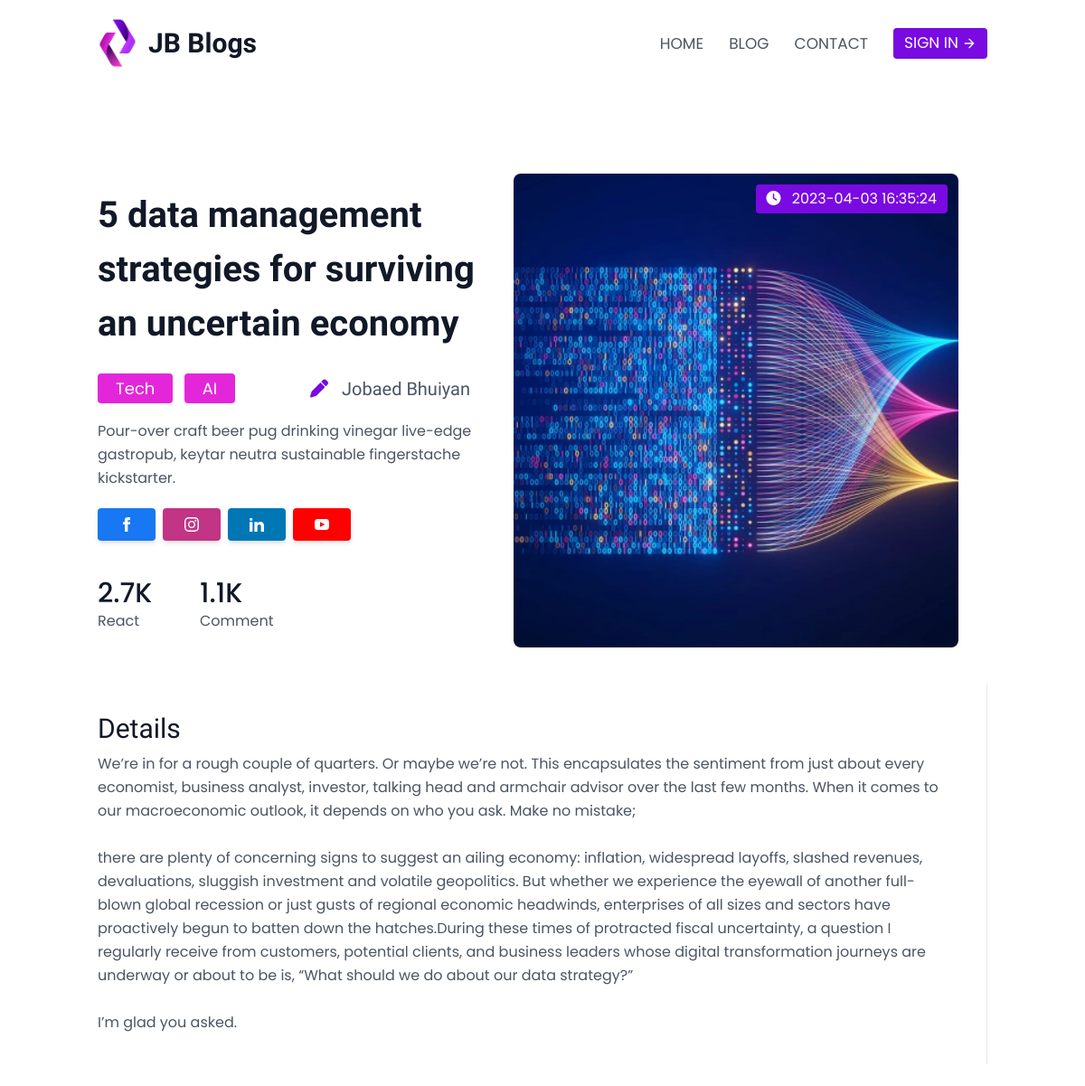
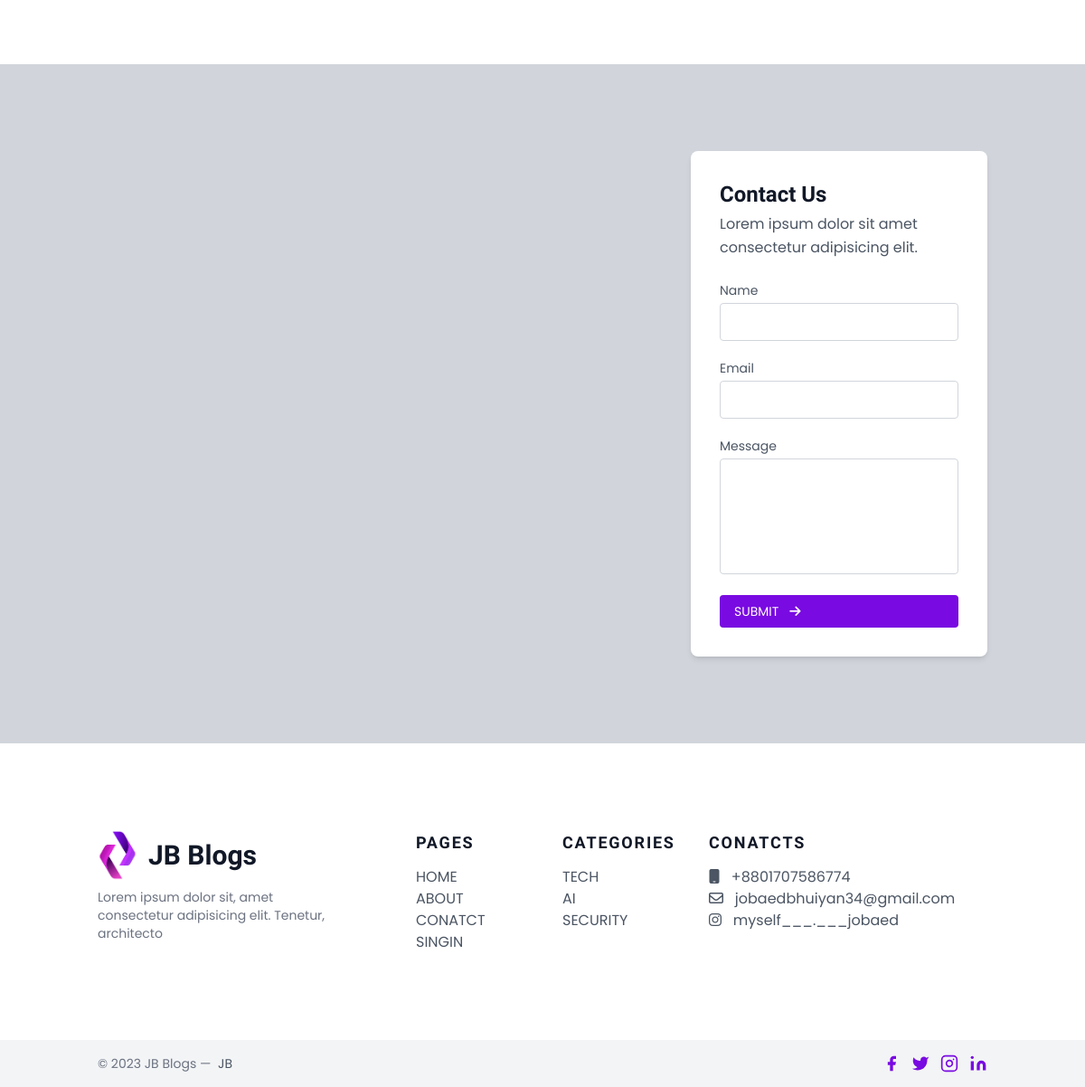
Screenshot of /singleBlog.php?id=1 with the database file from the repository (2 pictures, top to bottom).
### tables this page shows
CREATE TABLE `blog` (
  `id` int(11) NOT NULL,
  `tittle` varchar(200) NOT NULL,
  `category` varchar(100) NOT NULL,
  `author` varchar(100) NOT NULL,
  `image` varchar(100) NOT NULL,
  `text` text NOT NULL,
  `dateTime` datetime NOT NULL DEFAULT CURRENT_TIMESTAMP
);

### singleBlog.php (the view, shortened to what this page needs)
<?php
require_once 'inc/db.php';
if (isset($_GET['id'])) {
    $id =  $_GET['id'];
    $select = "SELECT * FROM blog WHERE id= '$id' LIMIT 1";
    $blogExe = $conn->query($select);
    $row = $blogExe->fetch_assoc();
} else {
    header('Location: index.php');
}
?>
<!doctype html>
<html>
<head>
    <link rel="stylesheet" href="assets/css/style.css">
    <link rel="stylesheet" href="assets/css/responsive.css">
    <script src="https://cdn.tailwindcss.com"></script>
</head>
<body>
    <?php
    require_once 'inc/header.php';
    ?>
    <section class="text-gray-600 body-font">
        <div class="container px-5 pt-24 pb-10 mx-auto flex flex-wrap">
            <div class="flex flex-wrap -mx-4 mt-auto mb-auto lg:w-1/2 sm:w-2/3 content-start sm:pr-10">
                <div class="w-full sm:p-4 px-4 ">
                    <h1 class="title-font font-semibold text-[40px] mb-2 text-gray-900"><?php echo $row['tittle'] ?></h1>
                    <div class="py-5 flex ">
                        <div class="lg:w-1/2">
                            <?php
                            $cat = $row['category'];
                            $catExplod = explode(',', $cat);
                            foreach ($catExplod as $category) {
                            ?>
                                <span class="bg-[#E426DA] text-white px-5 py-1 text-lg rounded hover:bg-[#790AE1] transition duration-200 ease-out hover:ease-in me-2"><?php echo $category ?></span>
                            <?php } ?>
                        </div>
                        <div class="lg:w-1/2 flex justify-end">
                            <h1 class="text-xl pe-2"><i class="text-[#790AE1] fa-solid fa-pen"></i>
                                <?php
                                echo $row['author'];
                                ?>
                            </h1>
                        </div>
                    </div>
                    <div class="leading-relaxed">Pour-over craft beer pug drinking vinegar live-edge gastropub, keytar neutra sustainable fingerstache kickstarter.</div>
                    <div class="flex pt-5 space-x-2">
                        <button type="button" data-te-ripple-init data-te-ripple-color="light" class="mb-2 inline-block rounded px-6 py-2.5 text-xs font-medium uppercase leading-normal text-white shadow-md transition duration-150 ease-in-out hover:shadow-lg focus:shadow-lg focus:outline-none focus:ring-0 active:shadow-lg" style="background-color: #1877f2">
                            <svg xmlns="http://www.w3.org/2000/svg" class="h-4 w-4" fill="currentColor" viewBox="0 0 24 24">
                                <path d="M9 8h-3v4h3v12h5v-12h3.642l.358-4h-4v-1.667c0-.955.192-1.333 1.115-1.333h2.885v-5h-3.808c-3.596 0-5.192 1.583-5.192 4.615v3.385z" />
                            </svg>
                        </button>
                        <button type="button" data-te-ripple-init data-te-ripple-color="light" class="mb-2 inline-block rounded px-6 py-2.5 text-xs font-medium uppercase leading-normal text-white shadow-md transition duration-150 ease-in-out hover:shadow-lg focus:shadow-lg focus:outline-none focus:ring-0 active:shadow-lg" style="background-color: #c13584">
                        </button>
                        <button type="button" data-te-ripple-init data-te-ripple-color="light" class="mb-2 inline-block rounded px-6 py-2.5 text-xs font-medium uppercase leading-normal text-white shadow-md transition duration-150 ease-in-out hover:shadow-lg focus:shadow-lg focus:outline-none focus:ring-0 active:shadow-lg" style="background-color: #0077b5">
                        </button>
                        <button type="button" data-te-ripple-init data-te-ripple-color="light" class="mb-2 inline-block rounded px-6 py-2.5 text-xs font-medium uppercase leading-normal text-white shadow-md transition duration-150 ease-in-out hover:shadow-lg focus:shadow-lg focus:outline-none focus:ring-0 active:shadow-lg" style="background-color: #ff0000">
                        </button>
                    </div>
                </div>
                <div class="p-4 sm:w-1/2 lg:w-1/4 w-1/2">
                    <h2 class="title-font font-medium text-3xl text-gray-900">2.7K</h2>
                    <p class="leading-relaxed">React</p>
                </div>
                <div class="p-4 sm:w-1/2 lg:w-1/4 w-1/2">
                    <h2 class="title-font font-medium text-3xl text-gray-900">1.1K</h2>
                    <p class="leading-relaxed">Comment</p>
                </div>
            </div>
            <div class="relative lg:w-1/2 sm:w-1/3 w-full rounded-lg overflow-hidden mt-6 sm:mt-0">
                <span class="text-md bg-[#790AE1] hover:bg-[#E426DA] px-3 py-1 text-white absolute top-3 right-3 rounded cursor-pointer">
                    <i class="fa-solid fa-clock me-2"></i> <?php echo $row['dateTime'] ?>
                </span>
                <img class="object-cover object-center w-full h-full" src="assets/img/<?php echo $row['image'] ?>" alt="stats">
            </div>
        </div>
    </section>
    <section class="text-gray-600 body-font">
        <div class="container flex flex-wrap px-5 pb-24 mx-auto items-center">
            <div class=" md:pr-12 md:py-8 md:border-r md:border-b-0 mb-10 md:mb-0 pb-10 border-b border-gray-200">
                <h1 class="sm:text-3xl text-2xl font-medium title-font mb-2 text-gray-900">Details</h1>
                <p class="leading-relaxed text-base">
                    <?php
                     echo $row['text'];
                     ?>
                </p>
            </div>
        </div>
    </section>
    <section class="text-gray-600 body-font relative">
        <div class="absolute inset-0 bg-gray-300 overflow-hidden">
            <div style="width: 100%"><iframe scrolling="no" marginheight="0" marginwidth="0" src="https://maps.google.com/maps?width=100%25&amp;height=800&amp;hl=en&amp;q=Dhaka,%20bangladesh+(JB%20Blog)&amp;t=&amp;z=16&amp;ie=UTF8&amp;iwloc=B&amp;output=embed" width="100%" height="800" frameborder="0"><a href="https://www.maps.ie/distance-area-calculator.html">measure acres/hectares on map</a></iframe></div>
        </div>
        <div class="container px-5 py-24 mx-auto flex">
            <div class="lg:w-1/3 md:w-1/2 bg-white rounded-lg p-8 flex flex-col md:ml-auto w-full mt-10 md:mt-0 relative z-10 shadow-md">
                <h1 class="text-gray-900 text-2xl mb-1 font-semibold title-font">Contact Us</h1>
                <p class="leading-relaxed mb-5 text-gray-600">Lorem ipsum dolor sit amet consectetur adipisicing elit.</p>
                <div class="relative mb-4">
                    <label for="name" class="leading-7 text-sm text-gray-600">Name</label>
                    <input type="text" id="name" name="name" class="w-full bg-white rounded border border-gray-300 focus:border-indigo-500 focus:ring-2 focus:ring-indigo-200 text-base outline-none text-gray-700 py-1 px-3 leading-8 transition-colors duration-200 ease-in-out">
                </div>
                <div class="relative mb-4">
                    <label for="email" class="leading-7 text-sm text-gray-600">Email</label>
                    <input type="email" id="email" name="email" class="w-full bg-white rounded border border-gray-300 focus:border-indigo-500 focus:ring-2 focus:ring-indigo-200 text-base outline-none text-gray-700 py-1 px-3 leading-8 transition-colors duration-200 ease-in-out">
                </div>
                <div class="relative mb-4">
                    <label for="message" class="leading-7 text-sm text-gray-600">Message</label>
                    <textarea id="message" name="message" class="w-full bg-white rounded border border-gray-300 focus:border-indigo-500 focus:ring-2 focus:ring-indigo-200 h-32 text-base outline-none text-gray-700 py-1 px-3 resize-none leading-6 transition-colors duration-200 ease-in-out"></textarea>
                </div>
                <a href="" class="hero-btn bg-[#790AE1] nav-btn inline-flex items-center border-0 py-2 px-4 focus:outline-none hover:bg-[#E426DA] text-sm rounded text-white mt-4 md:mt-0 transition duration-200 ease-out hover:ease-in">
                    Submit <i class="fa-solid fa-arrow-right pl-3"></i>
                </a>
            </div>
        </div>
    </section>
    <?php require 'inc/footer.php' ?>
</body>
</html>

### assets/css/style.css (style rules this page uses)
* { padding: 0; margin: 0; box-sizing: border-box; }
body { font-family: 'Poppins', sans-serif !important; }
h1 { font-family: 'Federo', sans-serif !important; }
.main-nav a, .nav-btn { font-size: 17px; font-family: 'Poppins', sans-serif; text-transform: uppercase; }

### rows the page displays
blog: tittle "5 data management strategies for surviving an uncertain economy", category "Tech", category "AI", author "Jobaed Bhuiyan", dateTime "2023-04-03 16:35:24", image (picture), text "We’re in for a rough couple of quarters. Or maybe we’re not. This encapsulates the sentiment from just about every economist, business analyst, investor, talking head and armchair advisor over the last few months. When it comes to our macroeconomic outlook, it depends on who you ask. Make no mistake; there are plenty of concerning signs to suggest an ailing economy: inflation, widespread layoffs, slashed revenues, devaluations, sluggish investment and volatile geopolitics. But whether we experience the eyewall of another full-blown global recession or just gusts of regional economic headwinds, enterprises of all sizes and sectors have proactively begun to batten down the hatches.During…"
